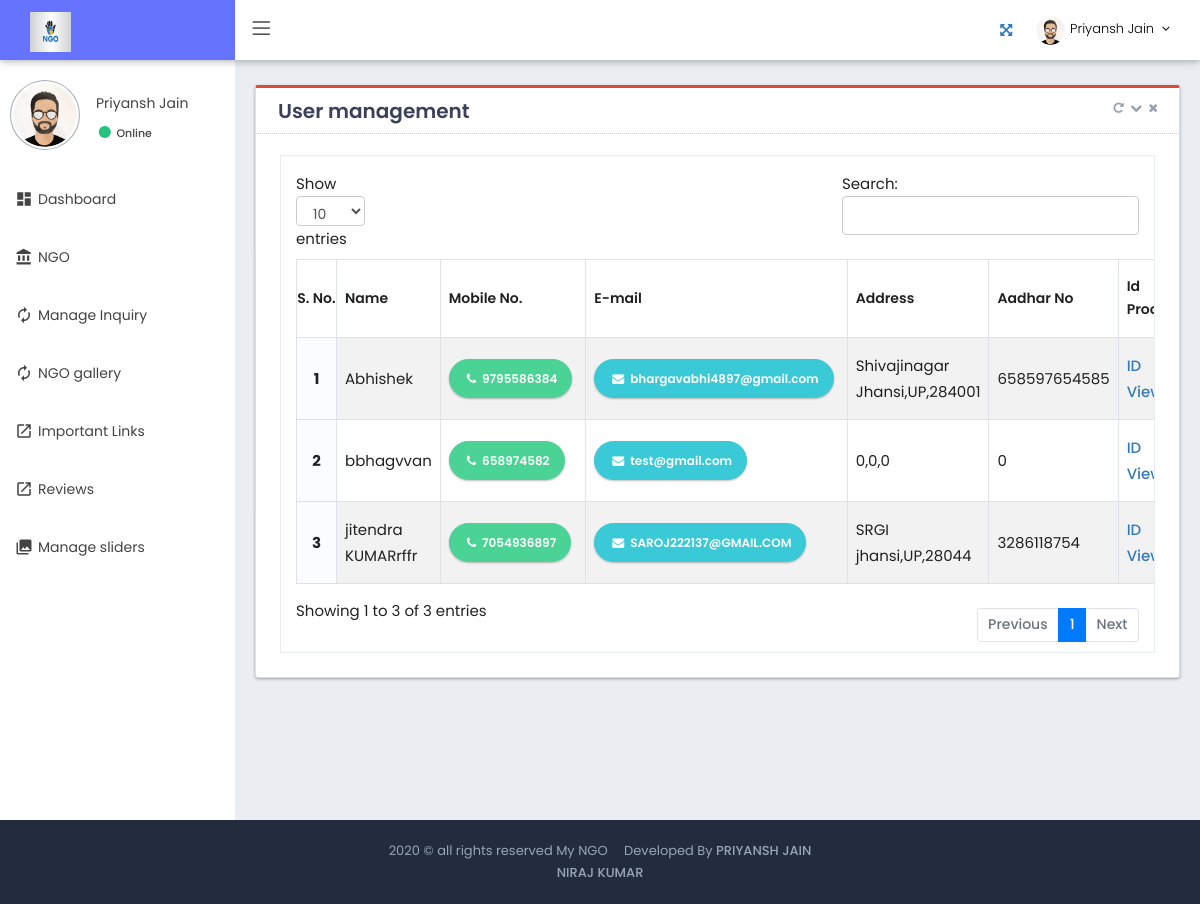
The app's page /admin/manage-client.php (signed in) with its own data.
### tables this page shows
CREATE TABLE `admin_profile` (
  `id` int(50) NOT NULL,
  `name` varchar(100) NOT NULL,
  `designation` varchar(100) NOT NULL,
  `mobile` varchar(100) NOT NULL,
  `image` varchar(1000) NOT NULL
);

CREATE TABLE `user` (
  `id` int(100) NOT NULL,
  `name` varchar(500) NOT NULL,
  `email` varchar(500) NOT NULL,
  `mobile` varchar(100) NOT NULL,
  `password` varchar(225) NOT NULL,
  `pin` varchar(100) NOT NULL DEFAULT '0',
  `address` varchar(500) NOT NULL DEFAULT '0',
  `state` varchar(100) NOT NULL DEFAULT '0',
  `adhar` varchar(500) DEFAULT '0',
  `file` varchar(123) DEFAULT NULL,
  `reset_key` varchar(200) NOT NULL DEFAULT '0',
  `status` int(50) NOT NULL DEFAULT 0
);

### admin/manage-client.php (the view, shortened to what this page needs)
<?php
   include('connection.php');
   include('includes/header.php');
   ?>
<div class="page-container">
<?php include('includes/sidebar.php')?>
<div class="page-content-wrapper">
   <div class="page-content">
      <div class="row">
         <div class="col-lg-12 col-md-12 col-sm-12 col-12">
            <div class="card card-topline-red">
               <div class="card-head">
                  <header><meta http-equiv="Content-Type" content="text/html; charset=utf-8">
                     User management
                  </header>
                  <div class="tools">
                     <a class="fa fa-repeat btn-color box-refresh" href="javascript:;"></a>
                     <a class="t-collapse btn-color fa fa-chevron-down" href="javascript:;"></a>
                     <a class="t-close btn-color fa fa-times" href="javascript:;"></a>
                  </div>
               </div>
               <div class="card-body ">
                  <div class="row">
                     <div class="col-md-6 col-sm-6 col-6">
                     </div>
                     <div class="col-md-6 col-sm-6 col-6">
                     </div>
                  </div>
                  <div class="table-scrollable">
                     <table
                        class="table table-striped table-bordered table-hover table-checkable order-column"
                        style="width: 100%" id="example4">
                        <thead>
                           <tr>
                              <th> S. No.</th>
                              <th>Name </th>
                              <th>Mobile No. </th>
                              <th> E-mail </th>
                              <th> Address </th>
                              <th>Aadhar No</th>
                               <th>Id Proof</th>
                           </tr>
                        </thead>
                        <tbody>
                           <?php
        function display_client(){
    global $conn;
    $arr=array();
    $query="Select * from user";
    $result=mysqli_query($conn,$query);
    while($row=mysqli_fetch_array($result,MYSQLI_BOTH)){
        $arr[]=$row;
    }
    return $arr;
}
                              $n=1;
                              $client=display_client();
                             foreach($client as $row):
                               ?>
                           <tr>
                              <th scope="row"><?php echo $n;?></th>
                              <td><?php echo $row['name'];?></td>
                              <td><a href="tel:<?php echo $row['mobile'];?>"><button class="btn btn-success" style="border-radius:30px;"><i class="fa fa-phone"></i> <?php echo $row['mobile'];?></button></a></td>
                              <td><a href="mailto:<?php echo $row['email'];?>"><button class="btn btn-info" style="border-radius:30px;text-transform: none;"><i class="fa fa-envelope"></i> <?php echo $row['email'];?></button></a></td>
                              <td><?php echo $row['address'];?>,<?php echo $row['state'];?>,<?php echo $row['pin'];?></td>
                              <td><?php echo $row['adhar'];?></td>
                              <td><a href="uploads/<?php echo $row['file'];?>" target="_blank"> ID View</a></td>
                           </tr>
                           <?php $n++; endforeach; ?>
                        </tbody>
                     </table>
                  </div>
               </div>
            </div>
         </div>
      </div>
   </div>
</div>
<?php include('includes/tools.php')?>
<?php include('includes/footer.php')?>

### admin/includes/header.php (shortened to what this page needs)
<?php @session_start();
include('connection.php');
  $admin_id=$_SESSION['admin'];
?>
<!DOCTYPE html>
<html lang="en">
<head>
	<link href="fonts/simple-line-icons/simple-line-icons.min.css" rel="stylesheet" type="text/css" />
	<link href="fonts/font-awesome/css/font-awesome.min.css" rel="stylesheet" type="text/css" />
	<link href="fonts/material-design-icons/material-icon.css" rel="stylesheet" type="text/css" />
	<link href="assets/plugins/bootstrap/css/bootstrap.min.css" rel="stylesheet" type="text/css" />
	<link href="assets/plugins/summernote/summernote.css" rel="stylesheet">
	<link rel="stylesheet" href="assets/plugins/material/material.min.css">
	<link rel="stylesheet" href="assets/css/material_style.css">
	<link href="assets/css/pages/inbox.min.css" rel="stylesheet" type="text/css" />
	<link rel="stylesheet" href="//code.jquery.com/ui/1.12.1/themes/base/jquery-ui.css">
	<link href="assets/css/theme/light/theme_style.css" rel="stylesheet" id="rt_style_components" type="text/css" />
	<link href="assets/css/plugins.min.css" rel="stylesheet" type="text/css" />
	<link href="assets/css/theme/light/style.css" rel="stylesheet" type="text/css" />
	<link href="assets/css/responsive.css" rel="stylesheet" type="text/css" />
	<link href="assets/css/theme/light/theme-color.css" rel="stylesheet" type="text/css" />
     <link href="assets/plugins/select2/css/select2.css" rel="stylesheet" type="text/css" />
    <link href="assets/plugins/select2/css/select2-bootstrap.min.css" rel="stylesheet" type="text/css" />
</head>
<body class="page-header-fixed sidemenu-closed-hidelogo page-content-white page-md header-white white-sidebar-color logo-indigo">
    <div class="page-wrapper">
        <div class="page-header navbar navbar-fixed-top">
            <div class="page-header-inner ">
                <div class="page-logo">
                    <a href="index.php">
                        <span class="logo-default">
                            <img src="../img/logo.jpg" alt="..." style="height:40px;width:80%;">
                       </span>
                       </a>
                </div>
                <ul class="nav navbar-nav navbar-left in">
                    <li><a href="#" class="menu-toggler sidebar-toggler"><i class="icon-menu"></i></a></li>
                </ul>
                <div class="top-menu">
                    <ul class="nav navbar-nav pull-right">
                        <li><a href="javascript:;" class="fullscreen-btn"><i class="fa fa-arrows-alt"></i></a></li>
                        <li class="dropdown dropdown-user">
                             <?php
                                    $qyselect="SELECT * FROM admin_profile WHERE id='$admin_id'";
                                    $result=mysqli_query($conn,$qyselect);
                                    while($row=mysqli_fetch_array($result))
                                    {
                                    ?>
                            <a href="javascript:;" class="dropdown-toggle" data-toggle="dropdown" data-hover="dropdown" data-close-others="true">
                                <img alt="" class="img-circle " src="<?php echo $row['image'] ?>" />
                                <span class="username username-hide-on-mobile"> <?php echo $row['name'] ?> </span>
                                <i class="fa fa-angle-down"></i>
                            </a>
                            <?php }?>
                        </li>
                    </ul>
                </div>
            </div>
        </div>

### admin/includes/sidebar.php (shortened to what this page needs)
<div class="sidebar-container">
        <div class="sidemenu-container navbar-collapse collapse fixed-menu">
            <div id="remove-scroll" class="left-sidemenu">
                <ul class="sidemenu  page-header-fixed slimscroll-style" data-keep-expanded="false" data-auto-scroll="true" data-slide-speed="200" style="padding-top: 20px">
                    <li class="sidebar-user-panel">
                        <div class="user-panel">
                            <?php
                                    $qyselect="SELECT * FROM admin_profile WHERE id='$admin_id'";
                                    $result=mysqli_query($conn,$qyselect);
                                    while($row=mysqli_fetch_array($result))
                                    {
                                    ?>
                            <div class="pull-left image">
                                <img src="<?php echo $row['image'] ?>" class="img-circle user-img-circle" alt="User Image" style="height:70px; width:70px;" />
                            </div>
                            <div class="pull-left info">
                                <p> <?php echo $row['name'] ?></p>
                                <a href="#"><i class="fa fa-circle user-online"></i><span class="txtOnline">
												Online</span></a>
                            </div>
                        <?php }?>
                        </div>
                    </li>
                    <li class="nav-item">
                        <a href="index.php" class="nav-link nav-toggle">
                        <i class="material-icons">dashboard</i>
                            <span class="title">Dashboard</span>
                        </a>
                    </li>
                   <li class="nav-item">
                        <a href="ngo.php" class="nav-link nav-toggle">
                        <i class="material-icons">account_balance</i>
                            <span class="title">NGO</span>
                        </a>
                    </li>
                    <li class="nav-item">
                        <a href="manage_contactus.php" class="nav-link nav-toggle">
                        <i class="material-icons">autorenew</i>
                           <span class="title">Manage Inquiry</span>
                        </a>
                    </li>
                    <li class="nav-item">
                        <a href="manage_gallery.php" class="nav-link nav-toggle">
                        <i class="material-icons">autorenew</i>
                           <span class="title">NGO gallery</span>
                        </a>
                    </li>
                    <li class="nav-item">
                        <a href="important_links.php" class="nav-link nav-toggle">
                        <i class="material-icons">launch</i>
                            <span class="title">Important Links</span>
                        </a>
                    </li>
                    <li class="nav-item">
                        <a href="review.php" class="nav-link nav-toggle">
                        <i class="material-icons">launch</i>
                            <span class="title">Reviews</span>
                        </a>
                    </li>
                    <li class="nav-item">
                        <a href="slider.php" class="nav-link nav-toggle">
                        <i class="material-icons">collections</i>
                            <span class="title">Manage sliders</span>
                        </a>
                    </li>
                </ul>
            </div>
        </div>
    </div>

### admin/assets/css/material_style.css (style rules this page uses)
.page-header.navbar .page-logo { line-height: 1.7 !important; }

### admin/assets/css/theme/light/style.css (style rules this page uses)
.fa { display: inline-block; font: normal normal normal 14px/1 FontAwesome; font-size: inherit; -webkit-font-smoothing: antialiased; -moz-osx-font-smoothing: grayscale; transform: translate(0, 0); }
.fa-angle-down:before { content: "\f107"; }

### admin/assets/css/responsive.css (style rules this page uses)
@media only screen and (min-width:768px) { .navbar-left { float: left!important; } }
@media (min-width:768px) { .navbar-nav>li { float: left; } }
@media (min-width:992px) { .sidemenu-container { width: 235px; float: left; position: relative; margin-right: -100% } }
@media (min-width:992px) { .sidemenu-container.collapse { display: block; max-height: none !important } }
@media (min-width:992px) { .page-content-wrapper { float: left; width: 100% } }
@media (min-width:992px) { .page-content-wrapper .page-content { margin-left: 235px; margin-top: 0; min-height: 600px; padding: 25px 20px 10px } }

### admin/assets/css/theme/light/theme-color.css (style rules this page uses)
:root { --sidebar-color: #ffffff; --sidebar-font-color: #4680ff; --logo-color: #222c3c; --header-color: #6673FC; }
.white-sidebar-color .sidemenu-container { background-color: #ffffff; }
.white-sidebar-color .user-panel, .white-sidebar-color .txtOnline, .white-sidebar-color .sidemenu-container .sidemenu>li>a, .white-sidebar-color .sidemenu-closed.sidemenu-container-fixed .sidemenu-container:hover .sidemenu>li>a { color: #444; }
.white-sidebar-color .page-container { background-color : #ffffff; }
.logo-indigo .page-header.navbar .page-logo { background: #6673FC; }
.header-white .page-header.navbar { background-color: #ffffff; }
.header-white .page-header.navbar .top-menu .navbar-nav>li.dropdown-language>.dropdown-toggle>.langname, .header-white .page-header.navbar .top-menu .navbar-nav>li.dropdown-user>.dropdown-toggle>.username, .header-white .page-header.navbar .top-menu .navbar-nav>li.dropdown-user>.dropdown-toggle>i { color: #000; }
.header-white .page-header.navbar .top-menu .navbar-nav>li.dropdown .dropdown-toggle>i { color: #000; }
.header-white .menu-toggler i.icon-menu { color: #000000; font-size: 18px; }

### records on screen
admin_profile: image (picture), name "Priyansh Jain"
user: name "Abhishek", mobile "9795586384", email "bhargavabhi4897@gmail.com", address "Shivajinagar Jhansi", state "UP", pin "284001", adhar "658597654585"
user: name "bbhagvvan", mobile "658974582", email "test@gmail.com", address "0", state "0", pin "0", adhar "0"
user: name "jitendra KUMARrffr", mobile "7054936897", email "SAROJ222137@GMAIL.COM", address "SRGI jhansi", state "UP", pin "28044", adhar "3286118754"
